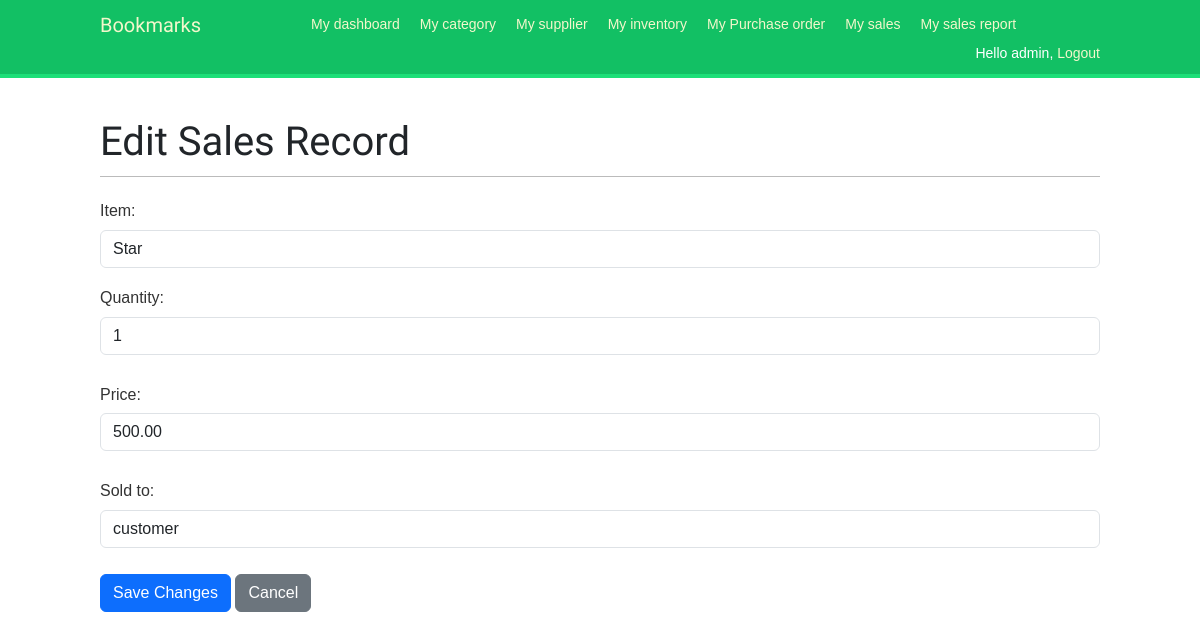
The page /sales/sales/2/edit/ (signed in) on the database its author committed.
### hotelbar/models.py (models this page shows, shortened)
class SalesRecord(models.Model):
    item = models.ForeignKey(InventoryItem, on_delete=models.CASCADE)
    quantity = models.PositiveIntegerField()
    price = models.DecimalField(max_digits=8, decimal_places=2)
    sold_by = models.ForeignKey(User, on_delete=models.CASCADE)
    sold_to = models.CharField(max_length=100)
    sale_time = models.DateTimeField(auto_now_add=True)
    day_name = models.CharField(max_length=10, blank=True, null=True)
    total_price = models.DecimalField(max_digits=10, decimal_places=2)

### sales/views.py (the view)
# urls.py: path('sales/<int:pk>/edit/', views.sales_edit, name='sales_edit'),
@login_required
def sales_edit(request, pk):
    sale = get_object_or_404(SalesRecord, pk=pk)
    if request.method == 'POST':
        form = SalesRecordForm(request.POST, instance=sale)
        if form.is_valid():
            sale = form.save(commit=False)
            sale.sold_by = request.user
            sale.save()
            messages.success(request, 'Sale updated successfully')
            return redirect('sales_list')
    else:
        form = SalesRecordForm(instance=sale)
    return render(request, 'sales/sales_edit.html', {'form': form, 'sale': sale})

### hotelbar/forms.py
class SalesRecordForm(forms.ModelForm):
    class Meta:
        model = SalesRecord
        fields = ['item', 'quantity', 'price', 'sold_to']
    def __init__(self, *args, **kwargs):
        super().__init__(*args, **kwargs)
        self.fields['item'].widget.attrs.update({'class': 'form-control'})
        self.fields['quantity'].widget.attrs.update({'class': 'form-control'})
        self.fields['price'].widget.attrs.update({'class': 'form-control'})
        self.fields['sold_to'].widget.attrs.update({'class': 'form-control'})

### hotelbar/models.py (called while the page is built)
    def __str__(self):
        return self.name

### sales/templates/sales/sales_edit.html (shortened to what this page needs)
{% extends 'base.html' %}
{% block content %}
    <h1>Edit Sales Record</h1>
    <form method="post">
        {{ form.as_p }}
        <button type="submit" class="btn btn-primary">Save Changes</button>
        <a href="{% url 'sales_list' %}" class="btn btn-secondary">Cancel</a>
      </form>
{% endblock %}

### templates/base.html (shortened to what this page needs)
{% load static %}
<!DOCTYPE html>
<html>
<head>
    <link rel="stylesheet" href="https://cdnjs.cloudflare.com/ajax/libs/font-awesome/5.15.3/css/all.min.css">
<link href="https://cdn.jsdelivr.net/npm/bootstrap@5.3.0-alpha1/dist/css/bootstrap.min.css" rel="stylesheet">
<link href="{% static "css/base.css" %}" rel="stylesheet">
</head>
<body>
<div id="header">
<span class="logo">Bookmarks</span>
{% if request.user.is_authenticated %}
    <ul class="menu">
        <li {% if section == "dashboard" %}class="selected"{% endif %}>
            <a href="{% url 'dashboard' %}"> My dashboard</a>
        </li>
        <li {% if section == "category_list" %}class="selected"{% endif %}>
            <a href="{% url 'category_list' %}">My category</a>
        </li>
        <li {% if section == "supplier_list" %}class="selected"{% endif %}>
            <a href="{% url 'supplier_list' %}">My supplier</a>
        </li>
        <li {% if section == "inventory_list" %}class="selected"{% endif %}>
            <a href="{% url 'inventory_list' %}">My inventory</a>
        </li>
        <li {% if section == "purchase_order_list" %}class="selected"{% endif %}>
            <a href="{% url 'purchase_order_list' %}">My Purchase order</a>
        </li>
        <li {% if section == "sales" %}class="selected"{% endif %}>
            <a href="{% url 'sales_list' %}">My sales</a>
        </li>
        <li {% if section == "sales_report" %}class="selected"{% endif %}>
            <a href="{% url 'sales_summary_report' %}">My sales report</a>
        </li>
    </ul>
{% endif %}
<span class="user">
    {% if request.user.is_authenticated %}
    Hello {{ request.user.first_name|default:request.user.username }},
    <a href="{% url 'logout' %}">Logout</a>
    {% else %}
    <a href="{% url 'login' %}">Log-in</a>
    {% endif %}
</span>
</div>
<div id="content">
    {% block content %}
    {% endblock %}
    </div>
    </body>
    </html>

### account/static/css/base.css (style rules this page uses)
body { margin:0; padding:0; font-family:helvetica, sans-serif; }
p { line-height: 1.8; }
a { color:#12c064; text-decoration:none; }
h1, h2, h3, h4, h5 , h6 { font-family: 'Muli', sans-serif; font-weight:normal; }
h1 { border-bottom:1px solid #bbb; padding:0 0 10px 0; margin:10px 0 20px 0; }
#header { padding:10px 100px; font-size:14px; background:#12c064; color:#fff; border-bottom:4px solid #1cdf78; overflow:auto; }
#header .logo { font-family: 'Muli', sans-serif; float:left; color:#f3f7cc; font-size:20px; margin-right:10%; }
#header ul.menu { list-style:none; float:left; margin:0; padding:0; }
#header ul.menu li { float:left; padding:4px 10px; }
#header a { color:#f3f7cc; }
#header .user { float:right; padding-top:4px; }
#content { padding:30px 100px; }
form { overflow:auto; }
form p { width:100%; overflow:auto; }
label { float:left; clear:both; color:#333; margin-bottom:4px; }
input, textarea { clear:both; float:left; margin:0 0 10px; background:#efefef; border:0; padding:6px 10px; font-size:14px; }

### rows shown on the page
SalesRecord: item "Star", quantity "1", price "500.00", sold_to "customer"

### other values the page prints
{{ request.user.first_name|default:request.user.username }} "admin"
